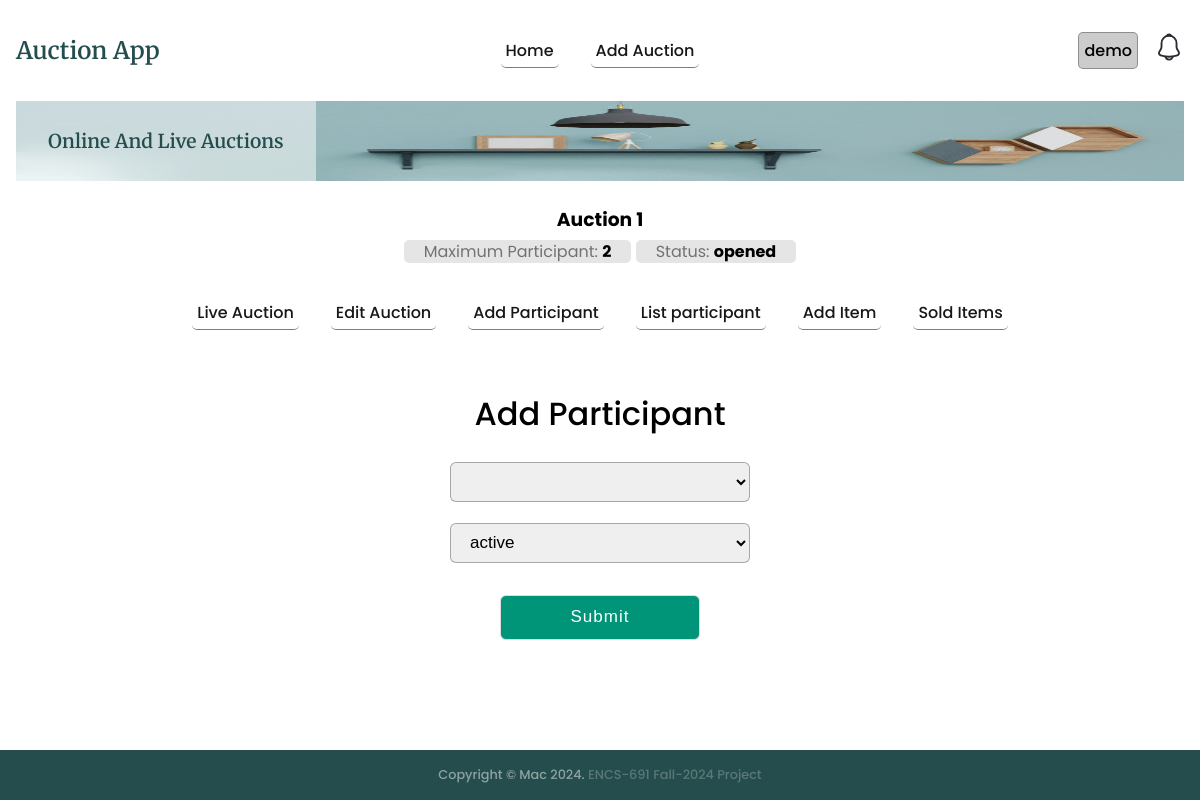
The app's page /auction/1/participant/add (signed in) with its own data.
### auctions/models.py (models this page shows, shortened)
class Auction(models.Model):
    name = models.CharField(max_length=200)
    description = models.CharField(max_length=200)
    status = models.CharField(max_length=200, default='opened')
    auction1 = models.CharField(max_length=200, default='0')
    maxparticipant = models.CharField(max_length=200, default='0')
    username = models.CharField(max_length=200, default='-')
    createdat = models.DateTimeField(default=timezone.now)

### auctions/views.py (the view)
# urls.py: path('auction/<int:id>/participant/add', views.addParticipant, name='addParticipant'),
@login_required
def addParticipant(req, id):
    if req.method == 'POST':
        return addNewParticipant(req, id)
    auction = getRecordByPk(Auction, id)
    context = {'auction':auction, 'participantStatus':participantStatus}
    return render(req, 'auctions/addParticipant.html', context=context)

### auctions/utils.py (called while the page is built)
def getRecordByPk(model, id):
    try:
        record = model.objects.get(pk=id)
    except (KeyError, model.DoesNotExist):
        logging.error('getRecordByPk: model does not exist')
        return None
    else:
        return record

### templates/auctions/addParticipant.html (shortened to what this page needs)
{% extends "auctions/auctionBase.html" %}
{% block auction_content %}
<div class="addContact container_main">
  <div class="registration form">
    <header>Add Participant</header>
    <form hx-post="{% url 'auctions:addParticipant' auction.id %}" hx-target=".participant-msg" enctype="multipart/form-data">
      <div class="auction-flex">
        <select name="username" id="participant" required></select>
        {% if participantStatus %}
        <select name="status" id="status">
          {% for status in participantStatus %}
            <option value="{{status}}">{{status}}</option>
          {% endfor %}
        </select>
        {% endif %}
      </div>
      <button type="submit" class="button">Submit</button>
    </form>
  </div>
</div>
{% endblock %}

### templates/auctions/auctionBase.html
{% extends "base.html" %}
{% block content %}
<section class="section__container product__container" id="product">
    <div class="auctionbase__header">
        <a href="{% url 'auctions:auctionIndex' auction.id %}">
            <h3>{{auction.name}}</h3>
            <span>Maximum Participant: <strong>{{auction.maxparticipant}}</strong></span>
            <span>Status: <strong>{{auction.status}}</strong></span>
        </a>
    </div>
    <nav>
        <ul class="nav__links auction__nav__links" id="nav-links">
            {% if auction %}
            <li><a href="{% url 'auctions:auctionIndex' auction.id %}">Live Auction</a></li>
            <li><a href="{% url 'auctions:editAuction' auction.id %}">Edit Auction</a></li>
            <li><a href="{% url 'auctions:addParticipant' auction.id %}">Add Participant</a></li>
            <li><a href="{% url 'auctions:listParticipant' auction.id %}">List participant</a></li>
            <li><a href="{% url 'auctions:addItem' auction.id %}">Add Item</a></li>
            <li><a href="{% url 'auctions:getSoldItems' auction.id %}">Sold Items</a></li>
            {% endif %}
        </ul>
    </nav>
    {% include "auctions/message.html" %}
    {% block auction_content %}{% endblock %}
</section>
{% endblock %}

### templates/base.html (shortened to what this page needs)
{% load static %}
<!DOCTYPE html>
<html lang="en">
<head>
  <link rel="stylesheet" href="{% static 'css/styles.css' %}" />
</head>
<body>
  <div id="main-container">
    <nav>
      <div class="nav__header">
        <div class="nav__logo">
          <a href="{% url 'auctions:index' %}" class="logo">Auction App</a>
        </div>
      </div>
      <ul class="nav__links" id="nav-links">
        <li><a href="{% url 'auctions:index' %}">Home</a></li>
        <li><a href="{% url 'auctions:addAuction' %}">Add Auction</a></li>
      </ul>
      <div class="nav__notification" id="nav-notification">
        {% if user.is_authenticated %}
        <div class="user-container">
          <div id="systemuser">{{user.username}}</div>
        </div>
        <div class="notification-icon" hx-get="{% url 'auctions:notification' %}?type=list" hx-target="#modal-content">
        </div>
        {% else %}
        <a href="{% url 'users:login' %}">Login</a>
        {% endif %}
      </div>
    </nav>
    <header class="section__container header__container" id="home">
      <div class="header__image">
        <img src="{% static 'images/header.png' %}" alt="header" />
      </div>
      <div class="header__content">
        <div>
          <h1>Online And Live Auctions</h1>
        </div>
      </div>
    </header>
    {% block content %}{% endblock %}
  </div>
  <footer class="footer" id="contact">
    <div class="footer__bar">
      Copyright © Mac 2024. <span class="footer-span">ENCS-691 Fall-2024 Project</span>
    </div>
  </footer>
</body>
</html>

### records on screen
Auction: name "Auction 1", maxparticipant "2", status "opened"

### other values on screen
{{ user.username }} "demo"
form field status "active"
